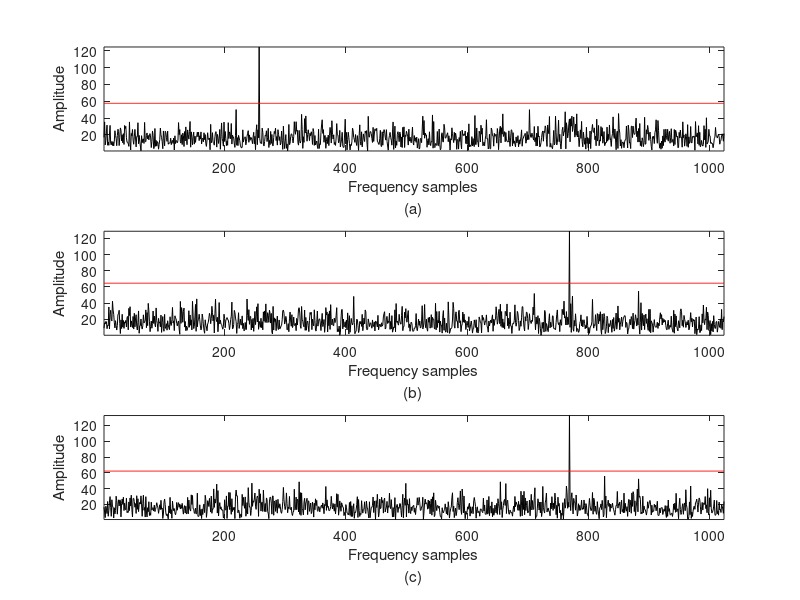

The MATLAB source for this figure:
function figure5

close all;
clear all;
clc;
%length of the signal
N=1024;
M=32;
K=128;
t=-N/2:1:N/2-1/N;
t=t/N;
T=[]; 
s=1*exp(-j*t.^2*8*M+j*t*M*16*pi)+1*exp(j*t.^2*32*M-j*t*M*16*pi)+1*exp(j*t.^2*8*M-j*t*M*16*pi);     %% 2 chirps

x1=s.*exp(j*t.^2*8*M);     
x2=s.*exp(-j*t.^2*32*M);     
x3=s.*exp(-j*t.^2*8*M);     



for  a=[8,-32,-8] %% Change demodulation parameters in the range a=-64:1:64
xx=s.*exp(j*a*M*t.^2);   

B=dftmtx(N);
Binv=inv(B);
xf=B*xx';
q=randperm(N);
qM=q(1:K);
%creating measurement matrix
Ax=Binv(q(1:K),:);

y=(Ax*xf);
y=y';

[xp,X,Thresh]=sira(y,qM,1024,128);
T=[T Thresh];
sig_rec=ifft((xp)).*exp(-j*2*pi*a*M*t.^2);

end

xx1=zeros(size(x1));
xx2=zeros(size(x2));
xx3=zeros(size(x3));
xx1(qM)=x1(qM);
xx2(qM)=x2(qM);
xx3(qM)=x3(qM);
figure, 
%subplot(311),plot(abs(fft(s))),axis tight; 
subplot(311),plot(abs(fft(xx1)),'k'), xlabel({'Frequency samples', '(a)'}), ylabel('Amplitude'), colormap(1-gray) 
hold on, plot(K*T(1)*ones(1,1024),'r'),axis tight;
subplot(312),plot(abs(fft(xx2)),'k'), xlabel({'Frequency samples', '(b)'}), ylabel('Amplitude'), colormap(1-gray) 
hold on, plot(K*T(2)*ones(1,1024),'r'),axis tight;
subplot(313),plot(abs(fft(xx3)),'k'), xlabel({'Frequency samples', '(c)'}), ylabel('Amplitude'), colormap(1-gray) 
hold on, plot(K*T(3)*ones(1,1024),'r'),axis tight;

end

function [XX1,X,Thresh]=sira(y,qM,N,M);

xr=zeros(1,N);

Amp=sum(abs(y).^2)/M;
sigma_ms2=M*(N-M)/(N-1)*Amp;
Q=1-0.99^(1/(N));

Thresh=1/M*sqrt(-(sigma_ms2)*log(Q));
X=zeros(1,N);

for k=0:N-1
    X(k+1)=1/M*sum(y.*exp(-j*2*pi*k*qM/N));
end

A=Amp;    

[a,b]=find(abs(X)>Thresh);

AFULL=dftmtx(N);
Acs=AFULL(qM,b);
X1=pinv(Acs'*Acs)*(Acs'*y');

XX1=zeros(1,N);
XX1(b)=N*X1;

end